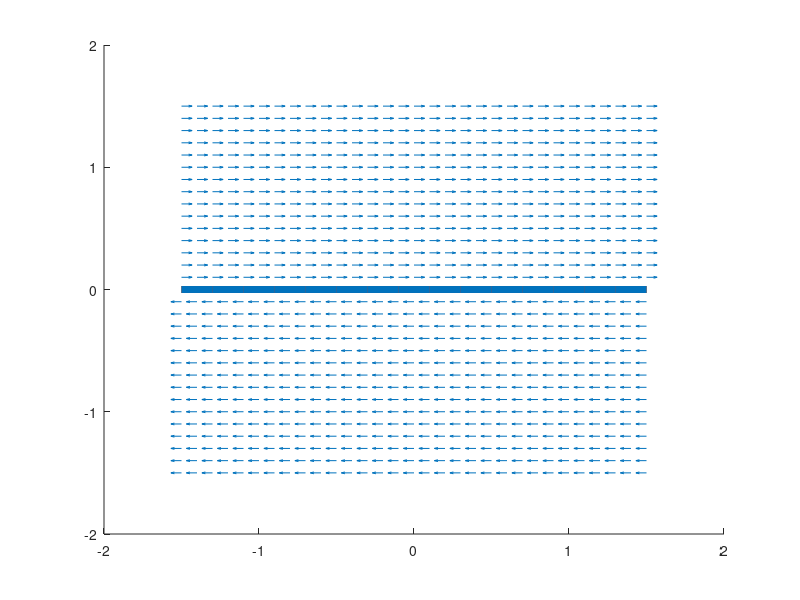

MATLAB code to generate this figure: (Note: this script raises an error after producing the figure.)
% === (0, 3)
%A = [3 0;0 0];
%A = [3 0;0 3];
%A = [3 0;0 -3];
A = [0 3;0 0];

% === (1, -1)
%A = [1 -1;0 0];
%A = [1 -1;-1 1];
%A = [1 -1;1 -1];
%A = [0 1;-1 0];

% === (
%A = [-5 -3; 1 -1];
%A = [1 3; 3 1];
%A = [1 1; 1 1];
%A = [1 3; 0 0];
function [t,x] = system_simulation(A, init)
    ode_sys = @(t,x) [A(1,1)*x(1)+A(1,2)*x(2);A(2,1)*x(1)+A(2,2)*x(2)]; # Définition système
    %[t,x] = ode23 (ode_sys, [0, 10], [2, 0]); # Résolution système
    [t,x] = ode23 (ode_sys, [0, 10], init); # Résolution système
endfunction

%[t,x] = system_simulation(A);
[t,x] = system_simulation(A, [2, 0]);
%[t,x] = system_simulation(A, [-5, -2]);
%[t,x] = system_simulation(A, [2, 0]);
%[t,x] = system_simulation(A, [2, 0]);
%[t,x] = system_simulation(A, [2, 0]);

%figure(1)
%plot(t,x)

# 2. Dessiner les droites correspondants aux vecteurs propres et le sense des trajectoires associés
function [eigenline_1,eigenline_2,V] = compute_eigenlines(A,line_range)
    [V,L] = eig(A);
    eigenline_1 = (V(2,1)/V(1,1)) * line_range;
    eigenline_2 = (V(2,2)/V(1,2)) * line_range;
endfunction

# 3. Calculer les isoclines
function [isocline_1,isocline_2] = compute_isoclines(A,line_range)
    isocline_1 = -(A(1,1)/A(1,2)) * line_range;
    isocline_2 = -(A(2,1)/A(2,2)) * line_range;
endfunction

# 4. Portrait de phase complet
function [x1,x2,x1p,x2p] = plot_portrait_phase_complete(A)
    #grid for plotting
    x1range=-1.5:.1:1.5;
    x2range=-1.5:.1:1.5;
    [x1,x2] = meshgrid(x1range, x2range);

    # Define the system to plot (based on matrix A)
    x1p = A(1,1)*x1+A(1,2)*x2;
    x2p = A(2,1)*x1+A(2,2)*x2;

    #Normalize values for plotting
    norms=sqrt(x1p.^2+x2p.^2);
    
    figure(2)
    [eigenline_1,eigenline_2,V] = compute_eigenlines(A,x1range);
    [isocline_1,isocline_2] = compute_isoclines(A,x1range);
    
    # Vector field plot
    hold on;
    quiver(x1,x2,x1p./norms,x2p./norms,0.5);
    # Isoclines
    plot(x1range,isocline_1,"linewidth",5);
    plot(x1range,isocline_2,"linewidth",5);
    # Vecteurs propres
    plot(x1range,eigenline_1,"linewidth",5);
    plot(x1range,eigenline_2,"linewidth",5);
    quiver([0;0],[0;0],V(1,:),V(2,:),"linewidth",10,"color","k");
    legend("field","v_1","v_2","isocline_1","isocline_2","location","south","orientation", "horizontal");
    
endfunction

[x1,x2,x1p,x2p] = plot_portrait_phase_complete(A);
%A = [3 0;0 0];
%A = [3 0;0 3];
%A = [3 0;0 -3];
%A = [0 3;0 0];

figure(3)
x = -10:0.1:10;
plot (x, 1/4*x.^2);
hold on;
%A_vec = [[-2 1; 1 -2];[2 1; 2 3];[5 9; 6 2];[0 1; 0 1];[0 -1; 1 0];[1/3 -2; 3 -1]]; #cbind like
A_vec = [[3 0;0 0];[3 0;0 3];[3 0;0 -3];[0 3;0 0]];
i = 0;
while i<(rows(A_vec)/2)# Column-wise iteration
    A = A_vec(2*i+1:2*(i+1),1:2); # Get the proper submatrix
    plot(trace(A),det(A),sprintf(";[%d %d];o",trace(A),det(A)))
    i++;
endwhile
set(gca, "xaxislocation", "origin");
set(gca, "yaxislocation", "origin");
h = legend; legend(h,"location","southwest");
xlabel("tr(A)");
ylabel("det(A)");
box off;
hold off;
